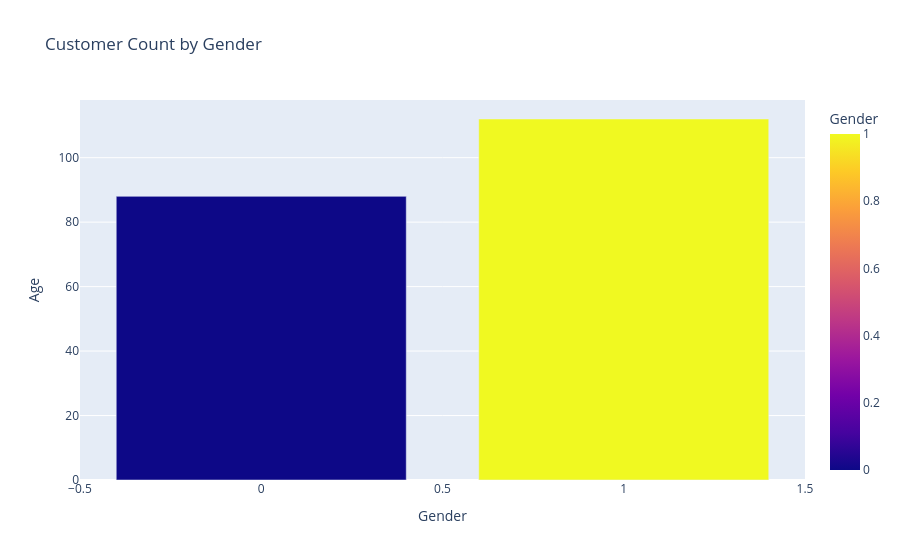

Notebook cell for this chart:
### Code cell
gender_counts = df.groupby('Gender')['Age'].count().reset_index()
fig = px.bar(gender_counts, x='Gender', y='Age', color='Gender', title='Customer Count by Gender')
fig.show()

### Figure 1 — Plotly figure (JSON) as saved in the notebook; plotly's stock layout.template omitted (floating-point values rounded to 4 significant figures)
{"data": [{"hovertemplate": "Gender=%{marker.color}<br>Age=%{y}<extra></extra>", "legendgroup": "", "marker": {"color": [0, 1], "coloraxis": "coloraxis", "pattern": {"shape": ""}}, "name": "", "orientation": "v", "showlegend": false, "textposition": "auto", "type": "bar", "x": [0, 1], "xaxis": "x", "y": [88, 112], "yaxis": "y"}], "layout": {"barmode": "relative", "coloraxis": {"colorbar": {"title": {"text": "Gender"}}, "colorscale": [[0, "#0d0887"], [0.1111, "#46039f"], [0.2222, "#7201a8"], [0.3333, "#9c179e"], [0.4444, "#bd3786"], [0.5556, "#d8576b"], [0.6667, "#ed7953"], [0.7778, "#fb9f3a"], [0.8889, "#fdca26"], [1, "#f0f921"]]}, "legend": {"tracegroupgap": 0}, "title": {"text": "Customer Count by Gender"}, "xaxis": {"anchor": "y", "domain": [0, 1], "title": {"text": "Gender"}}, "yaxis": {"anchor": "x", "domain": [0, 1], "title": {"text": "Age"}}}}
